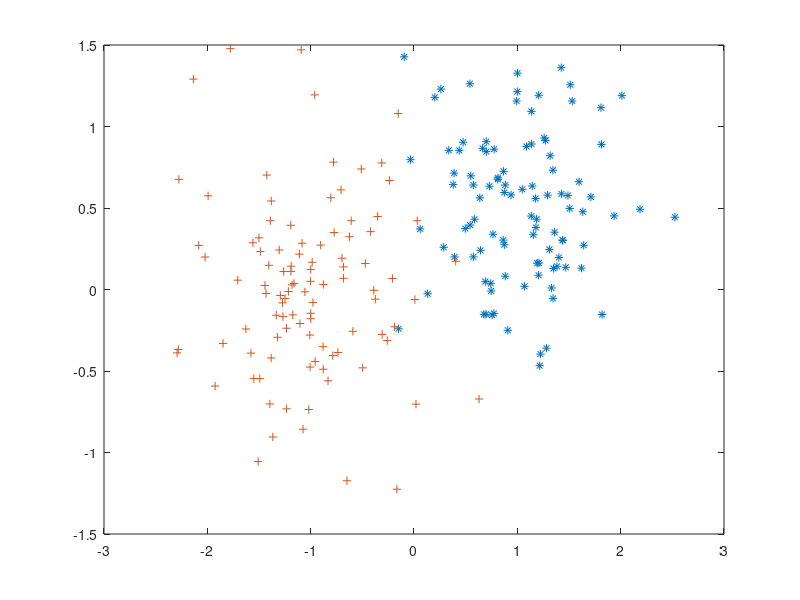

Reproduce this figure in MATLAB.
%Input data
classA(1,:) = randn(1,100) .* 0.5 + 1.0;
classA(2,:) = randn(1,100) .* 0.5 + 0.5;
classB(1,:) = randn(1,100) .* 0.5 - 1.0;
classB(2,:) = randn(1,100) .* 0.5 + 0.0;
patterns = [classA, classB];

%Correct answers
targets=ones(1,200);
targets(:,101:200)=-1;

%set data to random order
permute = randperm(200);
patterns = patterns(:, permute);
targets = targets(:, permute);

%%{
plot(patterns(1, find(targets>0)), ...
patterns(2, find(targets>0)), '*', ...
patterns(1, find(targets<0)), ...
patterns(2, find(targets<0)), '+');
%}
